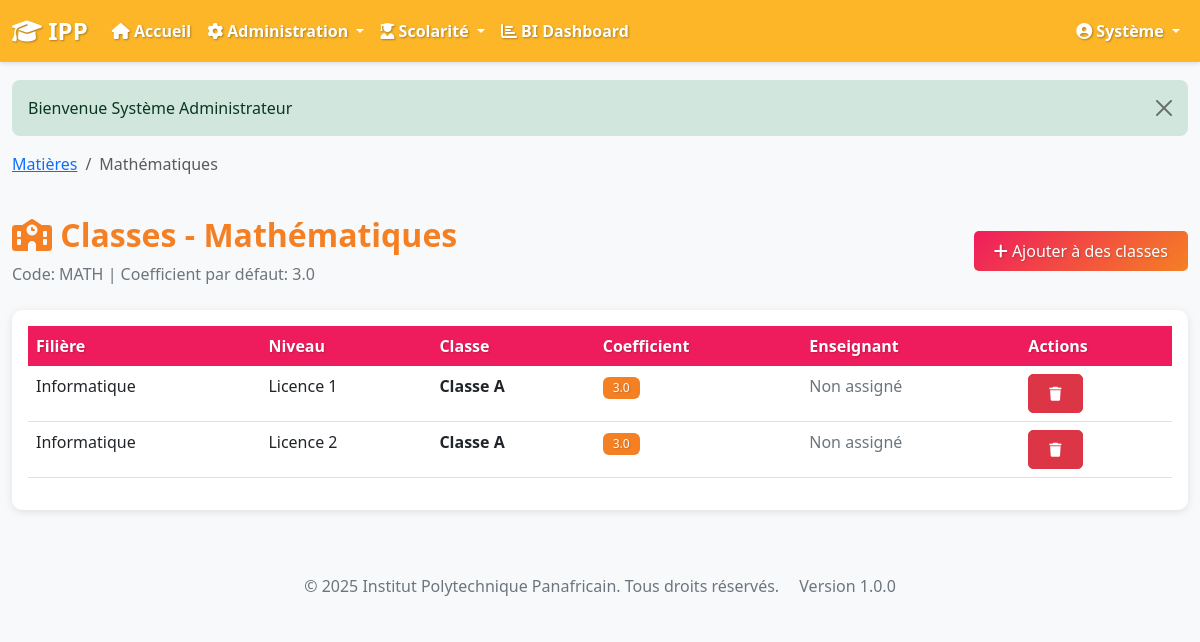
Page /admin/matiere-classes.php?matiere_id=1 (signed in) on the committed database.
### tables this page shows
CREATE TABLE matieres (
    id INT AUTO_INCREMENT PRIMARY KEY,
    code VARCHAR(20) UNIQUE NOT NULL,
    libelle VARCHAR(100) NOT NULL,
    coefficient DECIMAL(3,1) NOT NULL DEFAULT 1.0,
    description TEXT,
    statut ENUM('active', 'inactive') DEFAULT 'active',
    created_at TIMESTAMP DEFAULT CURRENT_TIMESTAMP
);

CREATE TABLE classe_matieres (
    id INT AUTO_INCREMENT PRIMARY KEY,
    classe_id INT NOT NULL,
    matiere_id INT NOT NULL,
    enseignant_id INT,
    coefficient DECIMAL(3,1) DEFAULT 1.0,
    FOREIGN KEY (classe_id) REFERENCES classes(id) ON DELETE CASCADE,
    FOREIGN KEY (matiere_id) REFERENCES matieres(id) ON DELETE CASCADE,
    FOREIGN KEY (enseignant_id) REFERENCES users(id) ON DELETE SET NULL,
    UNIQUE KEY unique_classe_matiere (classe_id, matiere_id),
    INDEX idx_enseignant (enseignant_id)
);

CREATE TABLE filieres (
    id INT AUTO_INCREMENT PRIMARY KEY,
    code VARCHAR(20) UNIQUE NOT NULL,
    libelle VARCHAR(100) NOT NULL,
    description TEXT,
    statut ENUM('active', 'inactive') DEFAULT 'active',
    created_at TIMESTAMP DEFAULT CURRENT_TIMESTAMP
);

CREATE TABLE niveaux (
    id INT AUTO_INCREMENT PRIMARY KEY,
    code VARCHAR(20) UNIQUE NOT NULL,
    libelle VARCHAR(50) NOT NULL,
    ordre INT NOT NULL,
    statut ENUM('actif', 'inactif') DEFAULT 'actif',
    created_at TIMESTAMP DEFAULT CURRENT_TIMESTAMP
);

CREATE TABLE classes (
    id INT AUTO_INCREMENT PRIMARY KEY,
    code VARCHAR(20) UNIQUE NOT NULL,
    libelle VARCHAR(100) NOT NULL,
    filiere_id INT NOT NULL,
    niveau_id INT NOT NULL,
    annee_academique_id INT NOT NULL,
    effectif_max INT DEFAULT 50,
    statut ENUM('active', 'inactive') DEFAULT 'active',
    created_at TIMESTAMP DEFAULT CURRENT_TIMESTAMP,
    FOREIGN KEY (filiere_id) REFERENCES filieres(id) ON DELETE CASCADE,
    FOREIGN KEY (niveau_id) REFERENCES niveaux(id) ON DELETE CASCADE,
    FOREIGN KEY (annee_academique_id) REFERENCES annees_academiques(id) ON DELETE CASCADE,
    INDEX idx_filiere (filiere_id),
    INDEX idx_niveau (niveau_id),
    INDEX idx_annee (annee_academique_id)
);

### includes/security.php (called while the page is built, shortened)
<?php
function escape_html($string) {
    return htmlspecialchars($string, ENT_QUOTES, 'UTF-8');
}

### admin/matiere-classes.php (the view, shortened to what this page needs)
<?php
$db = Database::getInstance()->getConnection();
$matiere_id = intval($_GET['matiere_id'] ?? 0);
$stmt = $db->prepare("SELECT * FROM matieres WHERE id = ?");
$stmt->execute([$matiere_id]);
$matiere = $stmt->fetch();
$stmt = $db->prepare("SELECT cm.*, c.libelle as classe, f.libelle as filiere, n.libelle as niveau,
                      u.nom as enseignant_nom, u.prenom as enseignant_prenom
                      FROM classe_matieres cm
                      JOIN classes c ON cm.classe_id = c.id
                      JOIN filieres f ON c.filiere_id = f.id
                      JOIN niveaux n ON c.niveau_id = n.id
                      LEFT JOIN users u ON cm.enseignant_id = u.id
                      WHERE cm.matiere_id = ?
                      ORDER BY f.libelle, n.ordre, c.libelle");
$stmt->execute([$matiere_id]);
$classe_matieres = $stmt->fetchAll();
$stmt = $db->prepare("SELECT c.*, f.libelle as filiere, n.libelle as niveau
                      FROM classes c
                      JOIN filieres f ON c.filiere_id = f.id
                      JOIN niveaux n ON c.niveau_id = n.id
                      WHERE c.statut = 'active'
                      AND c.id NOT IN (SELECT classe_id FROM classe_matieres WHERE matiere_id = ?)
                      ORDER BY f.libelle, n.ordre, c.libelle");
$stmt->execute([$matiere_id]);
$classes_disponibles = $stmt->fetchAll();
include '../includes/header.php';
?>
<div class="row mb-4">
    <div class="col-12">
        <nav aria-label="breadcrumb">
            <ol class="breadcrumb">
                <li class="breadcrumb-item"><a href="<?php echo BASE_URL; ?>/admin/matieres.php">Matières</a></li>
                <li class="breadcrumb-item active"><?php echo escape_html($matiere['libelle']); ?></li>
            </ol>
        </nav>
    </div>
</div>
<div class="row">
    <div class="col-12">
        <div class="d-flex justify-content-between align-items-center mb-4">
            <div>
                <h2><i class="fas fa-school"></i> Classes - <?php echo escape_html($matiere['libelle']); ?></h2>
                <p class="text-muted mb-0">Code: <?php echo escape_html($matiere['code']); ?> | Coefficient par défaut: <?php echo $matiere['coefficient']; ?></p>
            </div>
            <?php if (!empty($classes_disponibles)): ?>
            <button class="btn btn-primary" data-bs-toggle="modal" data-bs-target="#addModal">
                <i class="fas fa-plus"></i> Ajouter à des classes
            </button>
            <?php endif; ?>
        </div>
    </div>
</div>
<div class="card">
    <div class="card-body">
        <?php if (empty($classe_matieres)): ?>
        <div class="alert alert-info">
            <i class="fas fa-info-circle"></i> Cette matière n'est assignée à aucune classe.
        </div>
        <?php else: ?>
        <div class="table-responsive">
            <table class="table table-hover">
                <thead>
                    <tr>
                        <th>Filière</th>
                        <th>Niveau</th>
                        <th>Classe</th>
                        <th>Coefficient</th>
                        <th>Enseignant</th>
                        <th>Actions</th>
                    </tr>
                </thead>
                <tbody>
                    <?php foreach ($classe_matieres as $cm): ?>
                    <tr>
                        <td><?php echo escape_html($cm['filiere']); ?></td>
                        <td><?php echo escape_html($cm['niveau']); ?></td>
                        <td><strong><?php echo escape_html($cm['classe']); ?></strong></td>
                        <td><span class="badge bg-info"><?php echo $cm['coefficient']; ?></span></td>
                        <td>
                            <?php if ($cm['enseignant_nom']): ?>
                                <?php echo escape_html($cm['enseignant_prenom'] . ' ' . $cm['enseignant_nom']); ?>
                            <?php else: ?>
                                <span class="text-muted">Non assigné</span>
                            <?php endif; ?>
                        </td>
                        <td>
                            <form method="POST" style="display:inline;" onsubmit="return confirmDelete('Retirer cette matière de la classe ?')">
                                <button type="submit" class="btn btn-sm btn-danger">
                                    <i class="fas fa-trash"></i>
                                </button>
                            </form>
                        </td>
                    </tr>
                    <?php endforeach; ?>
                </tbody>
            </table>
        </div>
        <?php endif; ?>
    </div>
</div>
<?php include '../includes/footer.php'; ?>

### assets/css/style.css (style rules this page uses)
:root { --primary-color: #ef1c5d; --secondary-color: #f58024; --accent-color: #fcb628; --success-color: #28a745; --danger-color: #dc3545; --warning-color: #fcb628; --info-color: #f58024; }
body { font-family: 'Segoe UI', Tahoma, Geneva, Verdana, sans-serif; background-color: #f8f9fa; }
.card { border: none; border-radius: 10px; box-shadow: 0 2px 8px rgba(0,0,0,0.1); margin-bottom: 20px; transition: transform 0.2s; }
h1, h2, h3, h4, h5, h6 { color:#f58024; font-weight: 700; }
.table { background-color: white; }
.table thead th { background-color: #ef1c5d; color: white; border: none; font-weight: 600; text-shadow: 1px 1px 2px rgba(0,0,0,0.2); }
.btn { border-radius: 5px; padding: 8px 20px; font-weight: 500; transition: all 0.3s; }
.btn-primary { background: linear-gradient(135deg, #ef1c5d 0%, #f58024 100%); border: none; color: white; text-shadow: 1px 1px 2px rgba(0,0,0,0.2); }
.badge { padding: 5px 10px; font-weight: 500; }
.text-muted { color: #6c757d !important; }
.bg-info { background-color: #f58024 !important; color: white !important; text-shadow: 1px 1px 2px rgba(0,0,0,0.2); }
.badge.bg-info { background-color: #f58024 !important; }

### rows in the picture
matieres: libelle "Mathématiques", code "MATH", coefficient "3.0"
classe_matieres: filieres.libelle "Informatique", niveaux.libelle "Licence 1", classe.libelle "Classe A", coefficient "3.0"
classe_matieres: filieres.libelle "Informatique", niveaux.libelle "Licence 2", classe.libelle "Classe A", coefficient "3.0"

### other values in the picture
APP_SHORT_NAME "IPP"
$current_user['prenom'] "Système"
$flash['message'] "Bienvenue Système Administrateur"
APP_NAME "Institut Polytechnique Panafricain"
APP_VERSION "1.0.0"
